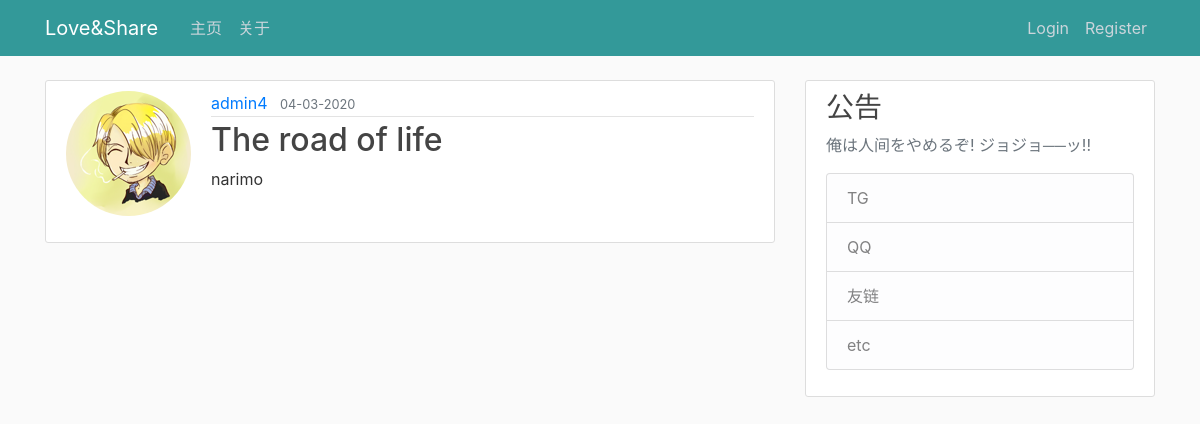
Screenshot of /post/2 with the database file from the repository.
### flaskblog/models.py (models this page shows, shortened)
class User(db.Model, UserMixin):
    __tablename__ = 'user'
    id = db.Column(db.Integer, primary_key=True)
    username = db.Column(db.String(20), unique=True, nullable=False)
    email = db.Column(db.String(120), unique=True, nullable=False)
    image_file = db.Column(db.String(20), nullable=False, default='default.jpg')
    password = db.Column(db.String(60), nullable=False)
    posts = db.relationship('Post', backref='author', lazy=True)

class Post(db.Model):
    __tablename__ = 'post'
    id = db.Column(db.Integer, primary_key=True)
    title = db.Column(db.String(100), nullable=False)
    date_posted = db.Column(db.DateTime, nullable=False, default=datetime.utcnow)
    content = db.Column(db.Text, nullable=False)
    user_id = db.Column(db.Integer, db.ForeignKey('user.id'), nullable=False)

### flaskblog/routes.py (the view)
@app.route('/post/<post_id>')
def post(post_id):
    post = Post.query.get_or_404(post_id)
    return render_template('post.html', title=post.title, post=post)

### flaskblog/templates/post.html (shortened to what this page needs)
{% extends "layout.html" %}
{% block content_main %}
    <article class="media content-section">
      <img class="rounded-circle account-img" src="{{ url_for('static', filename='profile_pictures/' + post.author.image_file) }}">
      <div class="media-body">
        <div class="article-metadata">
          <a class="mr-2" href="{{ url_for('user_posts', username=post.author.username) }}">{{ post.author.username }}</a>
          <small class="text-muted">{{ post.date_posted.strftime('%m-%d-%Y') }}</small>
        </div>
        <h2 class="article-title">{{ post.title }}</h2>
        <p class="article-content">{{ post.content }}</p>
      </div>
    </article>
{% endblock %}

### flaskblog/static/main.css (style rules this page uses)
body { background: #fafafa; color: #333333; margin-top: 5rem; }
h1, h2, h3, h4, h5, h6 { color: #444444; }
.content-section { background: #ffffff; padding: 10px 20px; border: 1px solid #dddddd; border-radius: 3px; margin-bottom: 20px; }
.article-title { color: #444444; }
.article-content { white-space: pre-line; }
.article-metadata { padding-bottom: 1px; margin-bottom: 4px; border-bottom: 1px solid #e3e3e3 }
.account-img { height: 125px; width: 125px; margin-right: 20px; margin-bottom: 16px; }

### rows the page displays
User: image_file (picture), author.username "admin4"
Post: date_posted "04-03-2020", title "The road of life", content "narimo"
